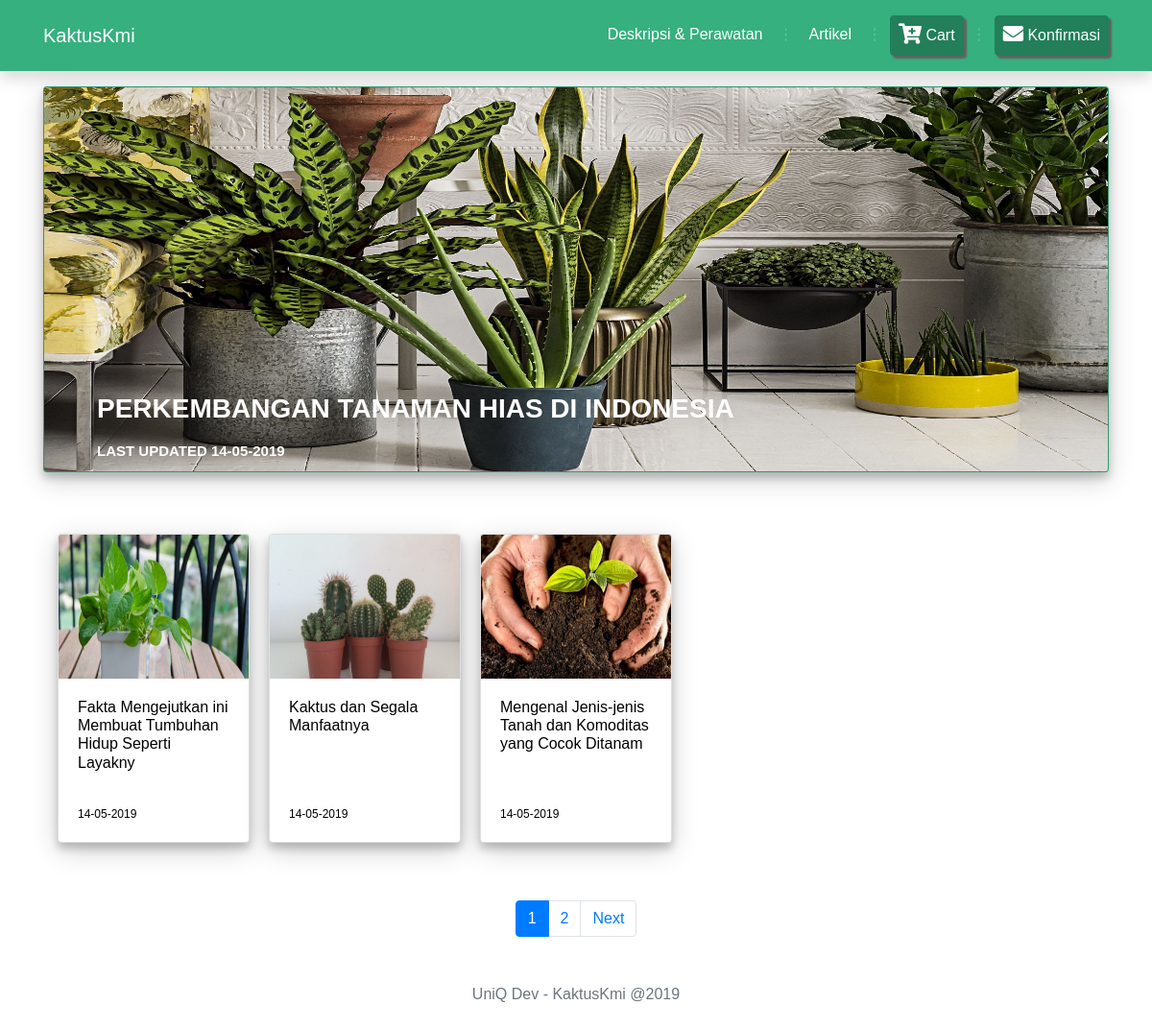
Page /index.php/article on the committed database.
### tables this page shows
CREATE TABLE `artikel` (
  `kode_artikel` int(11) NOT NULL,
  `judul` varchar(60) NOT NULL,
  `isi` text NOT NULL,
  `tanggal` int(11) NOT NULL,
  `gambar` varchar(40) NOT NULL
);

### index.php (called while the page is built, shortened)
<?php
require_once BASEPATH.'core/CodeIgniter.php';

### application/models/Article_Model.php (called while the page is built, shortened)
<?php
class Article_Model extends CI_Model
{
        public function getArtikelBaru(){
          $this->db->select("*");
          $this->db->from("artikel");
          $this->db->limit(1);
          $this->db->order_by('tanggal', 'DESC');
          return $this->db->get()->result();
      }
}

### application/config/config.php (called while the page is built, shortened)
<?php
$config['base_url'] = 'http://localhost/kmikaktusdua/';
$config['index_page'] = '';
$config['uri_protocol']	= 'REQUEST_URI';
$config['url_suffix'] = '';
$config['language']	= 'english';
$config['charset'] = 'UTF-8';
$config['enable_hooks'] = FALSE;
$config['subclass_prefix'] = '';
$config['composer_autoload'] = FALSE;
$config['permitted_uri_chars'] = 'a-z 0-9~%.:_\-';
$config['enable_query_strings'] = FALSE;
$config['controller_trigger'] = 'c';
$config['function_trigger'] = 'm';
$config['directory_trigger'] = 'd';
$config['allow_get_array'] = TRUE;
$config['log_threshold'] = 0;
$config['log_path'] = '';
$config['log_file_extension'] = '';
$config['log_file_permissions'] = 0644;
$config['log_date_format'] = 'Y-m-d H:i:s';
$config['error_views_path'] = '';
$config['cache_path'] = '';
$config['cache_query_string'] = FALSE;
$config['encryption_key'] = '2d8+e6]K0?ocWp7&`K)>6Ky"|.x|%nuwafC~S/+6_mZI9/17y=sKKG.;Tt}k';
$config['sess_driver'] = 'files';
$config['sess_cookie_name'] = 'ci_session';
$config['sess_expiration'] = 7200;
$config['sess_save_path'] = NULL;
$config['sess_match_ip'] = FALSE;
$config['sess_time_to_update'] = 300;
$config['sess_regenerate_destroy'] = FALSE;
$config['cookie_prefix']	= '';
$config['cookie_domain']	= '';
$config['cookie_path']		= '/';
$config['cookie_secure']	= FALSE;
$config['cookie_httponly'] 	= FALSE;
$config['standardize_newlines'] = FALSE;
$config['global_xss_filtering'] = FALSE;
$config['csrf_protection'] = FALSE;
$config['csrf_token_name'] = 'csrf_test_name';
$config['csrf_cookie_name'] = 'csrf_cookie_name';
$config['csrf_expire'] = 7200;
$config['csrf_regenerate'] = TRUE;
$config['csrf_exclude_uris'] = array();
$config['compress_output'] = FALSE;
$config['time_reference'] = 'local';
$config['rewrite_short_tags'] = FALSE;
$config['proxy_ips'] = '';

### application/views/article/index.php (the view, shortened to what this page needs)
<div class="container my-3">
<?php
     foreach($artikelbaru as $b){
          echo '
          <a href="'. base_url().'article/artikel/'.$b->kode_artikel.'" style="color:white; text-decoration: none;">
          <div class="card bg-dark text-white">
          <img class="card-img" src="'. base_url().'gambar/'.$b->gambar.'" alt="Card-image" style="height:400px">
          <div class="card-img-overlay">
               <div class="container">
                    <div class="card-body">
                    <div id="card-article-text">
                    <p class="card-title" style="font-size:28px">'.$b->judul.'</p>
                    <p class="card-text" style="font-size:15px">Last updated '.date("d-m-Y", $b->tanggal).'</p>
                    </div>
               </div>
               </div>
          </div>
          </a>
          ';
     }
?>
</div>
<section class="container">
	<br><br>
	<div class="card-columns my-3"  style="color:black; text-decoration: none;">
          <?php
                    foreach($data->result() as $a){
                         echo '
                         <a href="'. base_url().'article/artikel/'.$a->kode_artikel.'" style="color:black; text-decoration: none;">
                         <div class="card">
                              <img src="'. base_url().'gambar/'.$a->gambar.'" style="height:150px" class="card-img-top d-block w-100" alt="...">
                                   <div class="card-body">
                                   <h6 class="card-title" style="height:100px">'.$a->judul.'</h6>
                                   <p class="card-text" style="font-size:12px">'.date("d-m-Y", $a->tanggal).'</p>
                                   </div>
                              </a>
                         </div>
                         ';
                    }
               ?>
</section>
<section class="container my-5">
	<?php echo $pagination; ?>
</section>

### application/controllers/Article.php (shortened to what this page needs)
<?php
    Class Article extends CI_Controller
    {
        private $data;
        public function __construct(){
            $this->load->model('Article_Model');
            $this->load->model('cart_model');
            $this->load->library('pagination');
            $this->data['data'] = $this->cart_model->getcart();
            $this->data['judul'] = 'KaktusKmi';
        }
        public function index()
        {
            $data['artikelbaru'] = $this->Article_Model->getArtikelBaru();
            $data['judul'] = 'Artikel Kaktuskmi';
            $config['base_url'] = site_url('article/index');
            $config['total_rows'] = $this->db->count_all('artikel');
            $config['per_page'] = 3;
            $config["uri_segment"] = 3;
            $choice = $config["total_rows"] / $config["per_page"];
            $config["num_links"] = floor($choice);
            $config['first_link']       = 'First';
            $config['last_link']        = 'Last';
            $config['next_link']        = 'Next';
            $config['prev_link']        = 'Prev';
            $config['full_tag_open']    = '<div class="pagging text-center"><nav><ul class="pagination justify-content-center">';
            $config['full_tag_close']   = '</ul></nav></div>';
            $config['num_tag_open']     = '<li class="page-item"><span class="page-link">';
            $config['num_tag_close']    = '</span></li>';
            $config['cur_tag_open']     = '<li class="page-item active"><span class="page-link">';
            $config['cur_tag_close']    = '<span class="sr-only">(current)</span></span></li>';
            $config['next_tag_open']    = '<li class="page-item"><span class="page-link">';
            $config['next_tagl_close']  = '<span aria-hidden="true">&raquo;</span></span></li>';
            $config['prev_tag_open']    = '<li class="page-item"><span class="page-link">';
            $config['prev_tagl_close']  = '</span>Next</li>';
            $config['first_tag_open']   = '<li class="page-item"><span class="page-link">';
            $config['first_tagl_close'] = '</span></li>';
            $config['last_tag_open']    = '<li class="page-item"><span class="page-link">';
            $config['last_tagl_close']  = '</span></li>';
            $this->pagination->initialize($config);
            $data['page'] = ($this->uri->segment(3)) ? $this->uri->segment(3) : 0;
            $data['data'] = $this->Article_Model->getDataArtikel($config["per_page"], $data['page']);
            $data['pagination'] = $this->pagination->create_links();
            $this->load->view('templates/header' ,$this->data);
            $this->load->view('article/index', $data);
            $this->load->view('templates/footer');
        }
    }
?>

### application/views/templates/header.php (shortened to what this page needs)
<!doctype html>
<html lang="en">
<head>
	<link rel="stylesheet" href="https://use.fontawesome.com/releases/v5.8.1/css/all.css"
>
	<link rel="stylesheet" href="<?php echo base_url()?>assets/css/bootstrap.min.css">
	<link rel="stylesheet" href="<?php echo base_url()?>assets/css/style.css">
	<link rel="stylesheet" href="<?php echo base_url()?>assets/fonts/Dosis/Dosis.css">
</head>
<body>
	<nav class="navbar sticky-top navbar-expand-lg navbar-dark bg-dark shadow p-3">
		<div class="container">
			<a class="navbar-brand" href="<?= base_url(); ?>">
				KaktusKmi</a>
			<div class="collapse navbar-collapse" id="navbarSupportedContent">
				<ul class="navbar-nav ml-auto">
					<li class="nav-item">
						<a class="nav-link" style="color:white;" href="<?= base_url(); ?>description/index"> Deskripsi &
							Perawatan</a>
					</li>
					<li class="nav-item d-none d-lg-block disabled"><span class="nav-link disabled">⋮</span></li>
					<li class="nav-item">
						<a class="nav-link" style="color:white;" href="<?= base_url(); ?>article/index"> Artikel</a>
					</li>
					<li class="nav-item d-none d-lg-block disabled"><span class="nav-link disabled">⋮</span></li>
					<li class="nav-item">
						<a class="nav-link btn btn-success" style="color:white;"
							href="<?= base_url(); ?>Keranjang/tampil_cart">
							<i class="fas fa-cart-plus fa-lg"></i> Cart</a>
					</li>
					<li class="nav-item d-none d-lg-block disabled"><span class="nav-link disabled">⋮</span></li>
					<li class="nav-item">
						<a class="nav-link btn btn-success" style="color:white;"
							href="<?= base_url(); ?>konfirmasi/index"> <i class="fas fa-envelope fa-lg"></i>
							Konfirmasi</a>
					</li>
				</ul>
			</div>
		</div>
	</nav>

### application/views/templates/footer.php (shortened to what this page needs)
<footer class="container mt-5 mb-2 sticky-bottom">
  <div class="row">
  <div class="col-4"></div>
  <div class="col-4 text-center text-muted"><p>UniQ Dev - KaktusKmi @2019</p></div>
  <div class="col-4"></div>
  </div>
</footer>
  </body>
</html>

### assets/css/style.css (style rules this page uses)
#card-article-text { text-transform: uppercase; position: absolute; bottom: 10px; font-weight: bold; font-family: Arial, Helvetica, sans-serif; }

### rows in the picture
artikel: gambar (picture), judul "PERKEMBANGAN TANAMAN HIAS DI INDONESIA", tanggal "14-05-2019"
artikel: gambar (picture), judul "Fakta Mengejutkan ini Membuat Tumbuhan Hidup Seperti Layakny", tanggal "14-05-2019"
artikel: gambar (picture), judul "Kaktus dan Segala Manfaatnya", tanggal "14-05-2019"
artikel: gambar (picture), judul "Mengenal Jenis-jenis Tanah dan Komoditas yang Cocok Ditanam", tanggal "14-05-2019"

### other values in the picture
$pagination "1 2 Next"
